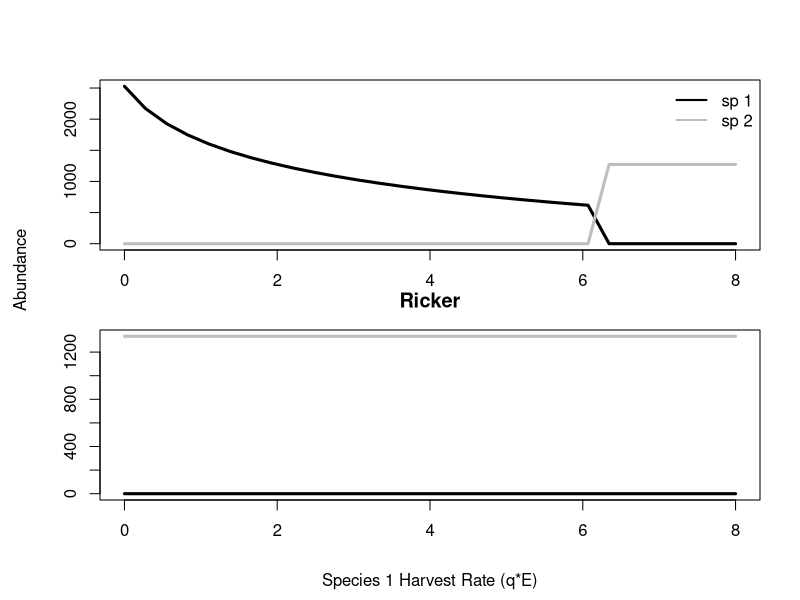
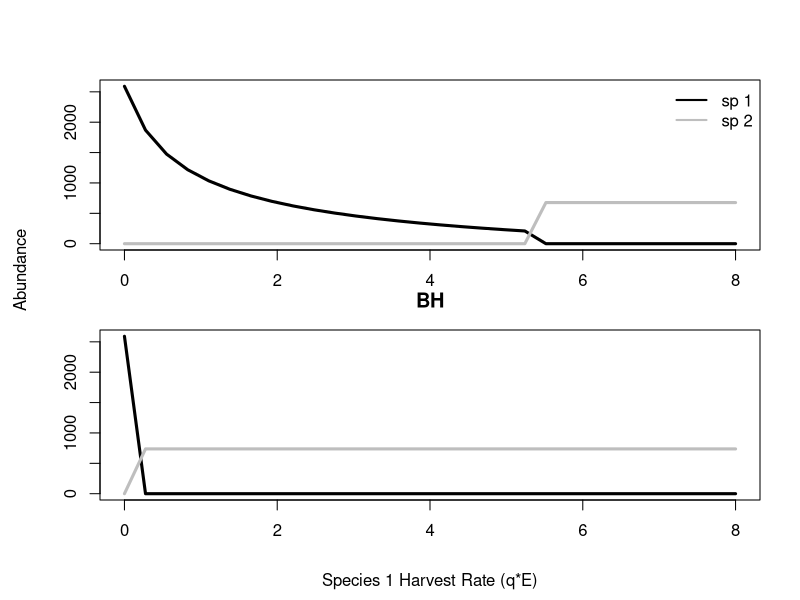

The R source for these figures, in order: (Note: this script raises an error after producing the figures.)
#comparing different recruitment models in the q2 function to see what the effects are, if any.
rm(list=ls())
library(deSolve)
rickerQ2<-function(t,y,params){
  A1<-y[1]
  A2<-y[2]
  J1<-y[3]
  J2<-y[4]
  with(as.list(params),{
    dA1dt=-qE1Fun(t)*A1-m1*A1+s1*J1
    dA2dt=-qE2Fun(t)*A2-m2*A2+s2*J2
    dJ1dt=-cJ1J2*J2*J1-((cJ1A2*v1*A2*J1)/(h1Fun(t)+v1+cJ1A2*A2))-((cJ1A1*v1*A1*J1)/(h1Fun(t)+v1+cJ1A1*A1))-s1*J1+(20*A1*exp(-0.001*A1))+st1Fun(t)
    dJ2dt=-cJ2J1*J1*J2-((cJ2A1*v2*A1*J2)/(h2Fun(t)+v2+cJ2A1*A1))-((cJ2A2*v2*A2*J2)/(h2Fun(t)+v2+cJ2A2*A2))-s2*J2+(20*A2*exp(-0.001*A2))+st2Fun(t)
    return(list(c(dA1dt,dA2dt,dJ1dt,dJ2dt)))
  })
}
BHQ2<-function(t,y,params){
  A1<-y[1]
  A2<-y[2]
  J1<-y[3]
  J2<-y[4]
  with(as.list(params),{
    dA1dt=-qE1Fun(t)*A1-m1*A1+s1*J1
    dA2dt=-qE2Fun(t)*A2-m2*A2+s2*J2
    dJ1dt=-cJ1J2*J2*J1-((cJ1A2*v1*A2*J1)/(h1Fun(t)+v1+cJ1A2*A2))-((cJ1A1*v1*A1*J1)/(h1Fun(t)+v1+cJ1A1*A1))-s1*J1+(5000*A1/(500+A1))+st1Fun(t)
    dJ2dt=-cJ2J1*J1*J2-((cJ2A1*v2*A1*J2)/(h2Fun(t)+v2+cJ2A1*A1))-((cJ2A2*v2*A2*J2)/(h2Fun(t)+v2+cJ2A2*A2))-s2*J2+(5000*A2/(500+A2))+st2Fun(t)
    return(list(c(dA1dt,dA2dt,dJ1dt,dJ2dt)))
  })
}


#### Q2 DRAFT FIG. 1 - RICKER ####
store=data.frame(qEs=seq(0,8,length.out=30),A1=0,A2=0,J1=0,J2=0)
y0=c(100,10,0,0)
tstep=1:300
for(i in 1:nrow(store)){
  qE1Fun=approxfun(x=tstep,y=c(rep(store$qEs[i],length(tstep))))
  qE2Fun=approxfun(x=tstep,y=rep(2,length(tstep)))
  h1Fun=approxfun(x=tstep,y=rep(8,length(tstep)))
  h2Fun=approxfun(x=tstep,y=rep(8,length(tstep)))
  st1Fun=approxfun(x=tstep,y=rep(0,length(tstep)))
  st2Fun=approxfun(x=tstep,y=rep(0,length(tstep)))
  
  p=c(s1=0.1,m1=0.5,cJ1A1=0.001,cJ1A2=0.5,cJ1J2=0.003,v1=1,
      s2=0.1,m2=0.5,cJ2A2=0.001,cJ2A1=0.3,cJ2J1=0.003,v2=1)
  sim=ode(y=y0,times=tstep,func=rickerQ2,parms=p)
  store$A1[i]=sim[nrow(sim)-1,2]
  store$A2[i]=sim[nrow(sim)-1,3]
  store$J1[i]=sim[nrow(sim)-1,4]
  store$J2[i]=sim[nrow(sim)-1,5]
}
store2=data.frame(qEs=seq(0,8,length.out=30),A1=0,A2=0,J1=0,J2=0)
y0=c(10,100,0,0)
for(i in 1:nrow(store2)){
  qE1Fun=approxfun(x=tstep,y=c(rep(store2$qEs[i],length(tstep))))
  qE2Fun=approxfun(x=tstep,y=rep(1.8,length(tstep)))
  h1Fun=approxfun(x=tstep,y=rep(8,length(tstep)))
  h2Fun=approxfun(x=tstep,y=rep(8,length(tstep)))
  st1Fun=approxfun(x=tstep,y=rep(0,length(tstep)))
  st2Fun=approxfun(x=tstep,y=rep(0,length(tstep)))
  
  p=c(s1=0.1,m1=0.5,cJ1A1=0.001,cJ1A2=0.5,cJ1J2=0.003,v1=1,
      s2=0.1,m2=0.5,cJ2A2=0.001,cJ2A1=0.3,cJ2J1=0.003,v2=1)
  sim=ode(y=y0,times=tstep,func=rickerQ2,parms=p)
  store2$A1[i]=sim[nrow(sim)-1,2]
  store2$A2[i]=sim[nrow(sim)-1,3]
  store2$J1[i]=sim[nrow(sim)-1,4]
  store2$J2[i]=sim[nrow(sim)-1,5]
}

par(mfcol=c(2,1), mar=c(1,1,3,1), oma=c(4,4,1,1))
plot(store$qEs,store$A1,lwd=3,type='l',ylim=c(0,max(store[,2:3],na.rm = T)),ylab = "",xlab = "")
lines(store$qEs,store$A2,lwd=3,col='grey')
legend("topright",legend = c("sp 1", "sp 2"), lty=1, lwd=2, col = c("black","grey"),bty="n")
plot(store2$qEs,store2$A1,lwd=3, type='l', ylim = c(0, max(store2[,2:3],na.rm = T)),ylab = "", xlab = "")
lines(store2$qEs,store2$A2,lwd=3,col='grey')
#legend("topright",legend = c("sp 1", "sp 2"), lty=1, lwd=2, col = c("black","grey"),bty="n")
mtext("Abundance", side = 2, outer = T, line = 2.5)
mtext("Species 1 Harvest Rate (q*E)", side = 1, outer = T, line = 2.5)
title(main = "Ricker")

#### Q2 DRAFT FIG. 1 - BH ####
store=data.frame(qEs=seq(0,8,length.out=30),A1=0,A2=0,J1=0,J2=0)
y0=c(100,10,0,0)
tstep=1:300
for(i in 1:nrow(store)){
  qE1Fun=approxfun(x=tstep,y=c(rep(store$qEs[i],length(tstep))))
  qE2Fun=approxfun(x=tstep,y=rep(2,length(tstep)))
  h1Fun=approxfun(x=tstep,y=rep(8,length(tstep)))
  h2Fun=approxfun(x=tstep,y=rep(8,length(tstep)))
  st1Fun=approxfun(x=tstep,y=rep(0,length(tstep)))
  st2Fun=approxfun(x=tstep,y=rep(0,length(tstep)))
  
  p=c(s1=0.1,m1=0.5,cJ1A1=0.001,cJ1A2=0.5,cJ1J2=0.003,v1=1,
      s2=0.1,m2=0.5,cJ2A2=0.001,cJ2A1=0.3,cJ2J1=0.003,v2=1)
  sim=ode(y=y0,times=tstep,func=BHQ2,parms=p)
  store$A1[i]=sim[nrow(sim)-1,2]
  store$A2[i]=sim[nrow(sim)-1,3]
  store$J1[i]=sim[nrow(sim)-1,4]
  store$J2[i]=sim[nrow(sim)-1,5]
}
store2=data.frame(qEs=seq(0,8,length.out=30),A1=0,A2=0,J1=0,J2=0)
y0=c(10,100,0,0)
for(i in 1:nrow(store2)){
  qE1Fun=approxfun(x=tstep,y=c(rep(store2$qEs[i],length(tstep))))
  qE2Fun=approxfun(x=tstep,y=rep(1.8,length(tstep)))
  h1Fun=approxfun(x=tstep,y=rep(8,length(tstep)))
  h2Fun=approxfun(x=tstep,y=rep(8,length(tstep)))
  st1Fun=approxfun(x=tstep,y=rep(0,length(tstep)))
  st2Fun=approxfun(x=tstep,y=rep(0,length(tstep)))
  
  p=c(s1=0.1,m1=0.5,cJ1A1=0.001,cJ1A2=0.5,cJ1J2=0.003,v1=1,
      s2=0.1,m2=0.5,cJ2A2=0.001,cJ2A1=0.3,cJ2J1=0.003,v2=1)
  sim=ode(y=y0,times=tstep,func=BHQ2,parms=p)
  store2$A1[i]=sim[nrow(sim)-1,2]
  store2$A2[i]=sim[nrow(sim)-1,3]
  store2$J1[i]=sim[nrow(sim)-1,4]
  store2$J2[i]=sim[nrow(sim)-1,5]
}

par(mfcol=c(2,1), mar=c(1,1,3,1), oma=c(4,4,1,1))
plot(store$qEs,store$A1,lwd=3,type='l',ylim=c(0,max(store[,2:3],na.rm = T)),ylab = "",xlab = "")
lines(store$qEs,store$A2,lwd=3,col='grey')
legend("topright",legend = c("sp 1", "sp 2"), lty=1, lwd=2, col = c("black","grey"),bty="n")
plot(store2$qEs,store2$A1,lwd=3, type='l', ylim = c(0, max(store2[,2:3],na.rm = T)),ylab = "", xlab = "")
lines(store2$qEs,store2$A2,lwd=3,col='grey')
#legend("topright",legend = c("sp 1", "sp 2"), lty=1, lwd=2, col = c("black","grey"),bty="n")
mtext("Abundance", side = 2, outer = T, line = 2.5)
mtext("Species 1 Harvest Rate (q*E)", side = 1, outer = T, line = 2.5)
title(main = "BH")

#### Q2 DRAFT FIG.2 - RICKER ####

tstep=1:300

h1Fun=approxfun(x=tstep,y=rep(8,length(tstep)))
h2Fun=approxfun(x=tstep,y=rep(8,length(tstep)))

##### MAINTAIN W/O sp2 harv ####
#matrix to hold output, starting with different harvest levels on each species

qEs=seq(0,8,length.out = 30)
sto=seq(0,2000, length.out = 30)
df=expand.grid(X=qEs,Y=sto)
df$A1=numeric(nrow(df))
df$A2=numeric(nrow(df))
df$J1=numeric(nrow(df))
df$J2=numeric(nrow(df))
minDiff=100

for(i in 1:nrow(df)){
  tstep=1:100
  qE1Fun=approxfun(x=tstep,y=rep(df$X[i], length(tstep)))
  qE2Fun=approxfun(x=tstep,y=rep(0, length(tstep)))
  st1Fun=approxfun(x=tstep,y=rep(df$Y[i],length(tstep)))
  st2Fun=approxfun(x=tstep,y=rep(0,length(tstep)))
  p=c(s1=0.1,m1=0.5,cJ1A1=0.002,cJ1A2=0.5,cJ1J2=0.003,v1=1,
      s2=0.1,m2=0.5,cJ2A2=0.002,cJ2A1=0.3,cJ2J1=0.003,v2=1)
  y0=c(1000,100,0,0)
  sim=ode(y=y0,times=tstep,func=rickerQ2,parms=p)
  df$A1[i]=sim[nrow(sim)-1,2]
  df$A2[i]=sim[nrow(sim)-1,3]
  df$J1[i]=sim[nrow(sim)-1,4]
  df$J2[i]=sim[nrow(sim)-1,5]
}

df$diff=df$A1-df$A2
df$outcome=ifelse(df$A1-df$A2 < minDiff,"darkgreen", "darkred")
vz=ggplot(data = df)+theme_classic()
a=vz+geom_tile(aes(x=df$X, y=df$Y, fill=df$diff))+
  scale_fill_gradient2(low="darkred", high="darkgreen", mid="white", midpoint=1, name="Sp1 Dominance", breaks=c(min(df$diff), 1, max(df$dif)), labels=c("sp2", "even", "sp1"))+
  labs(x="Harvest Rate", y="Stocked fish", title = "")+
  geom_contour(aes(x=df$X, y=df$Y, z=df$diff), breaks = c(minDiff))

#### FLIP W/O sp2 harv ####

qEs=seq(0,8,length.out = 30)
sto=seq(0,2000, length.out = 30)
df2=expand.grid(X=qEs,Y=sto)
df2$A1=numeric(nrow(df2))
df2$A2=numeric(nrow(df2))
df2$J1=numeric(nrow(df2))
df2$J2=numeric(nrow(df2))


for(i in 1:nrow(df)){
  tstep=1:100
  qE1Fun=approxfun(x=tstep,y=rep(df2$X[i], length(tstep)))
  qE2Fun=approxfun(x=tstep,y=rep(0, length(tstep)))
  st1Fun=approxfun(x=tstep,y=rep(df2$Y[i],length(tstep)))
  st2Fun=approxfun(x=tstep,y=rep(0,length(tstep)))
  p=c(s1=0.1,m1=0.5,cJ1A1=0.002,cJ1A2=0.5,cJ1J2=0.003,v1=1,
      s2=0.1,m2=0.5,cJ2A2=0.002,cJ2A1=0.3,cJ2J1=0.003,v2=1)
  y0=c(100,1000,0,0)
  sim=ode(y=y0,times=tstep,func=rickerQ2,parms=p)
  df2$A1[i]=sim[nrow(sim)-1,2]
  df2$A2[i]=sim[nrow(sim)-1,3]
  df2$J1[i]=sim[nrow(sim)-1,4]
  df2$J2[i]=sim[nrow(sim)-1,5]
}

df2$diff=df2$A1-df2$A2
df2$outcome=ifelse(df2$A1-df2$A2 < minDiff,"darkgreen", "darkred")
vz=ggplot(data = df2)+theme_classic()
b=vz+geom_tile(aes(x=df2$X, y=df2$Y, fill=df2$diff))+
  scale_fill_gradient2(low="darkred", high="darkgreen", mid="white", midpoint=1, name="Sp1 Dominance", breaks=c(min(df2$diff), 1, max(df2$dif)), labels=c("sp2", "even", "sp1"))+
  labs(x="Harvest Rate", y="Stocked fish", title = "")+
  geom_contour(aes(x=df2$X, y=df2$Y, z=df2$diff), breaks = c(minDiff))

##### MAINTAIN W/ sp2 harv ####
#matrix to hold output, starting with different harvest levels on each species

qEs=seq(0,8,length.out = 30)
sto=seq(0,2000, length.out = 30)
dfwo=expand.grid(X=qEs,Y=sto)
dfwo$A1=numeric(nrow(dfwo))
dfwo$A2=numeric(nrow(dfwo))
dfwo$J1=numeric(nrow(dfwo))
dfwo$J2=numeric(nrow(dfwo))

for(i in 1:nrow(dfwo)){
  tstep=1:100
  qE1Fun=approxfun(x=tstep,y=rep(dfwo$X[i], length(tstep)))
  qE2Fun=approxfun(x=tstep,y=rep(2, length(tstep)))
  st1Fun=approxfun(x=tstep,y=rep(dfwo$Y[i],length(tstep)))
  st2Fun=approxfun(x=tstep,y=rep(0,length(tstep)))
  p=c(s1=0.1,m1=0.5,cJ1A1=0.002,cJ1A2=0.5,cJ1J2=0.003,v1=1,
      s2=0.1,m2=0.5,cJ2A2=0.002,cJ2A1=0.3,cJ2J1=0.003,v2=1)
  y0=c(1000,100,0,0)
  sim=ode(y=y0,times=tstep,func=rickerQ2,parms=p)
  dfwo$A1[i]=sim[nrow(sim)-1,2]
  dfwo$A2[i]=sim[nrow(sim)-1,3]
  dfwo$J1[i]=sim[nrow(sim)-1,4]
  dfwo$J2[i]=sim[nrow(sim)-1,5]
}

dfwo$diff=dfwo$A1-dfwo$A2
dfwo$outcome=ifelse(dfwo$A1-dfwo$A2 < minDiff,"darkgreen", "darkred")
vz=ggplot(data = dfwo)+theme_classic()
c=vz+geom_tile(aes(x=dfwo$X, y=dfwo$Y, fill=dfwo$diff))+
  scale_fill_gradient2(low="darkred", high="darkgreen", mid="white", midpoint=1, name="Sp1 Dominance", breaks=c(min(dfwo$diff), 1, max(dfwo$dif)), labels=c("sp2", "even", "sp1"))+
  labs(x="Harvest Rate", y="Stocked fish", title = "")+
  geom_contour(aes(x=dfwo$X, y=dfwo$Y, z=dfwo$diff), breaks = c(minDiff))

#### FLIP W/ sp2 harv ####

qEs=seq(0,8,length.out = 30)
sto=seq(0,2000, length.out = 30)
dfwo2=expand.grid(X=qEs,Y=sto)
dfwo2$A1=numeric(nrow(dfwo2))
dfwo2$A2=numeric(nrow(dfwo2))
dfwo2$J1=numeric(nrow(dfwo2))
dfwo2$J2=numeric(nrow(dfwo2))

for(i in 1:nrow(dfwo2)){
  tstep=1:100
  qE1Fun=approxfun(x=tstep,y=rep(dfwo2$X[i], length(tstep)))
  qE2Fun=approxfun(x=tstep,y=rep(2, length(tstep)))
  st1Fun=approxfun(x=tstep,y=rep(dfwo2$Y[i],length(tstep)))
  st2Fun=approxfun(x=tstep,y=rep(0,length(tstep)))
  p=c(s1=0.1,m1=0.5,cJ1A1=0.002,cJ1A2=0.5,cJ1J2=0.003,v1=1,
      s2=0.1,m2=0.5,cJ2A2=0.002,cJ2A1=0.3,cJ2J1=0.003,v2=1)
  y0=c(100,1000,0,0)
  sim=ode(y=y0,times=tstep,func=rickerQ2,parms=p)
  dfwo2$A1[i]=sim[nrow(sim)-1,2]
  dfwo2$A2[i]=sim[nrow(sim)-1,3]
  dfwo2$J1[i]=sim[nrow(sim)-1,4]
  dfwo2$J2[i]=sim[nrow(sim)-1,5]
}

dfwo2$diff=dfwo2$A1-dfwo2$A2
dfwo2$outcome=ifelse(dfwo2$A1-dfwo2$A2 < minDiff,"darkgreen", "darkred")
vz=ggplot(data = dfwo2)+theme_classic()
d=vz+geom_tile(aes(x=dfwo2$X, y=dfwo2$Y, fill=dfwo2$diff))+
  scale_fill_gradient2(low="darkred", high="darkgreen", mid="white", midpoint=1, name="Sp1 Dominance", breaks=c(min(dfwo2$diff), 1, max(dfwo2$dif)), labels=c("sp2", "even", "sp1"))+
  labs(x="Harvest Rate", y="Stocked fish", title = "")+
  geom_contour(aes(x=dfwo2$X, y=dfwo2$Y, z=dfwo2$diff), breaks = c(minDiff))

#comparing with and without hysteresis plots together using cowplot package
#dev.new()
ggarrange(a,b,c,d,labels = c("A","B","C","D"), nrow = 2,ncol = 2, common.legend = T, legend = 'bottom')

#### Q2 DRAFT FIG.2 - BH ####

tstep=1:300

h1Fun=approxfun(x=tstep,y=rep(8,length(tstep)))
h2Fun=approxfun(x=tstep,y=rep(8,length(tstep)))

##### MAINTAIN W/O sp2 harv ####
#matrix to hold output, starting with different harvest levels on each species

qEs=seq(0,8,length.out = 30)
sto=seq(0,2000, length.out = 30)
df=expand.grid(X=qEs,Y=sto)
df$A1=numeric(nrow(df))
df$A2=numeric(nrow(df))
df$J1=numeric(nrow(df))
df$J2=numeric(nrow(df))
minDiff=100

for(i in 1:nrow(df)){
  tstep=1:100
  qE1Fun=approxfun(x=tstep,y=rep(df$X[i], length(tstep)))
  qE2Fun=approxfun(x=tstep,y=rep(0, length(tstep)))
  st1Fun=approxfun(x=tstep,y=rep(df$Y[i],length(tstep)))
  st2Fun=approxfun(x=tstep,y=rep(0,length(tstep)))
  p=c(s1=0.1,m1=0.5,cJ1A1=0.002,cJ1A2=0.5,cJ1J2=0.003,v1=1,
      s2=0.1,m2=0.5,cJ2A2=0.002,cJ2A1=0.3,cJ2J1=0.003,v2=1)
  y0=c(1000,100,0,0)
  sim=ode(y=y0,times=tstep,func=BHQ2,parms=p)
  df$A1[i]=sim[nrow(sim)-1,2]
  df$A2[i]=sim[nrow(sim)-1,3]
  df$J1[i]=sim[nrow(sim)-1,4]
  df$J2[i]=sim[nrow(sim)-1,5]
}

df$diff=df$A1-df$A2
df$outcome=ifelse(df$A1-df$A2 < minDiff,"darkgreen", "darkred")
vz=ggplot(data = df)+theme_classic()
a=vz+geom_tile(aes(x=df$X, y=df$Y, fill=df$diff))+
  scale_fill_gradient2(low="darkred", high="darkgreen", mid="white", midpoint=1, name="Sp1 Dominance", breaks=c(min(df$diff), 1, max(df$dif)), labels=c("sp2", "even", "sp1"))+
  labs(x="Harvest Rate", y="Stocked fish", title = "")+
  geom_contour(aes(x=df$X, y=df$Y, z=df$diff), breaks = c(minDiff))

#### FLIP W/O sp2 harv ####

qEs=seq(0,8,length.out = 30)
sto=seq(0,2000, length.out = 30)
df2=expand.grid(X=qEs,Y=sto)
df2$A1=numeric(nrow(df2))
df2$A2=numeric(nrow(df2))
df2$J1=numeric(nrow(df2))
df2$J2=numeric(nrow(df2))


for(i in 1:nrow(df)){
  tstep=1:100
  qE1Fun=approxfun(x=tstep,y=rep(df2$X[i], length(tstep)))
  qE2Fun=approxfun(x=tstep,y=rep(0, length(tstep)))
  st1Fun=approxfun(x=tstep,y=rep(df2$Y[i],length(tstep)))
  st2Fun=approxfun(x=tstep,y=rep(0,length(tstep)))
  p=c(s1=0.1,m1=0.5,cJ1A1=0.002,cJ1A2=0.5,cJ1J2=0.003,v1=1,
      s2=0.1,m2=0.5,cJ2A2=0.002,cJ2A1=0.3,cJ2J1=0.003,v2=1)
  y0=c(100,1000,0,0)
  sim=ode(y=y0,times=tstep,func=BHQ2,parms=p)
  df2$A1[i]=sim[nrow(sim)-1,2]
  df2$A2[i]=sim[nrow(sim)-1,3]
  df2$J1[i]=sim[nrow(sim)-1,4]
  df2$J2[i]=sim[nrow(sim)-1,5]
}

df2$diff=df2$A1-df2$A2
df2$outcome=ifelse(df2$A1-df2$A2 < minDiff,"darkgreen", "darkred")
vz=ggplot(data = df2)+theme_classic()
b=vz+geom_tile(aes(x=df2$X, y=df2$Y, fill=df2$diff))+
  scale_fill_gradient2(low="darkred", high="darkgreen", mid="white", midpoint=1, name="Sp1 Dominance", breaks=c(min(df2$diff), 1, max(df2$dif)), labels=c("sp2", "even", "sp1"))+
  labs(x="Harvest Rate", y="Stocked fish", title = "")+
  geom_contour(aes(x=df2$X, y=df2$Y, z=df2$diff), breaks = c(minDiff))

##### MAINTAIN W/ sp2 harv ####
#matrix to hold output, starting with different harvest levels on each species

qEs=seq(0,8,length.out = 30)
sto=seq(0,2000, length.out = 30)
dfwo=expand.grid(X=qEs,Y=sto)
dfwo$A1=numeric(nrow(dfwo))
dfwo$A2=numeric(nrow(dfwo))
dfwo$J1=numeric(nrow(dfwo))
dfwo$J2=numeric(nrow(dfwo))

for(i in 1:nrow(dfwo)){
  tstep=1:100
  qE1Fun=approxfun(x=tstep,y=rep(dfwo$X[i], length(tstep)))
  qE2Fun=approxfun(x=tstep,y=rep(2, length(tstep)))
  st1Fun=approxfun(x=tstep,y=rep(dfwo$Y[i],length(tstep)))
  st2Fun=approxfun(x=tstep,y=rep(0,length(tstep)))
  p=c(s1=0.1,m1=0.5,cJ1A1=0.002,cJ1A2=0.5,cJ1J2=0.003,v1=1,
      s2=0.1,m2=0.5,cJ2A2=0.002,cJ2A1=0.3,cJ2J1=0.003,v2=1)
  y0=c(1000,100,0,0)
  sim=ode(y=y0,times=tstep,func=BHQ2,parms=p)
  dfwo$A1[i]=sim[nrow(sim)-1,2]
  dfwo$A2[i]=sim[nrow(sim)-1,3]
  dfwo$J1[i]=sim[nrow(sim)-1,4]
  dfwo$J2[i]=sim[nrow(sim)-1,5]
}

dfwo$diff=dfwo$A1-dfwo$A2
dfwo$outcome=ifelse(dfwo$A1-dfwo$A2 < minDiff,"darkgreen", "darkred")
vz=ggplot(data = dfwo)+theme_classic()
c=vz+geom_tile(aes(x=dfwo$X, y=dfwo$Y, fill=dfwo$diff))+
  scale_fill_gradient2(low="darkred", high="darkgreen", mid="white", midpoint=1, name="Sp1 Dominance", breaks=c(min(dfwo$diff), 1, max(dfwo$dif)), labels=c("sp2", "even", "sp1"))+
  labs(x="Harvest Rate", y="Stocked fish", title = "")+
  geom_contour(aes(x=dfwo$X, y=dfwo$Y, z=dfwo$diff), breaks = c(minDiff))

#### FLIP W/ sp2 harv ####

qEs=seq(0,8,length.out = 30)
sto=seq(0,2000, length.out = 30)
dfwo2=expand.grid(X=qEs,Y=sto)
dfwo2$A1=numeric(nrow(dfwo2))
dfwo2$A2=numeric(nrow(dfwo2))
dfwo2$J1=numeric(nrow(dfwo2))
dfwo2$J2=numeric(nrow(dfwo2))

for(i in 1:nrow(dfwo2)){
  tstep=1:100
  qE1Fun=approxfun(x=tstep,y=rep(dfwo2$X[i], length(tstep)))
  qE2Fun=approxfun(x=tstep,y=rep(2, length(tstep)))
  st1Fun=approxfun(x=tstep,y=rep(dfwo2$Y[i],length(tstep)))
  st2Fun=approxfun(x=tstep,y=rep(0,length(tstep)))
  p=c(s1=0.1,m1=0.5,cJ1A1=0.002,cJ1A2=0.5,cJ1J2=0.003,v1=1,
      s2=0.1,m2=0.5,cJ2A2=0.002,cJ2A1=0.3,cJ2J1=0.003,v2=1)
  y0=c(100,1000,0,0)
  sim=ode(y=y0,times=tstep,func=BHQ2,parms=p)
  dfwo2$A1[i]=sim[nrow(sim)-1,2]
  dfwo2$A2[i]=sim[nrow(sim)-1,3]
  dfwo2$J1[i]=sim[nrow(sim)-1,4]
  dfwo2$J2[i]=sim[nrow(sim)-1,5]
}

dfwo2$diff=dfwo2$A1-dfwo2$A2
dfwo2$outcome=ifelse(dfwo2$A1-dfwo2$A2 < minDiff,"darkgreen", "darkred")
vz=ggplot(data = dfwo2)+theme_classic()
d=vz+geom_tile(aes(x=dfwo2$X, y=dfwo2$Y, fill=dfwo2$diff))+
  scale_fill_gradient2(low="darkred", high="darkgreen", mid="white", midpoint=1, name="Sp1 Dominance", breaks=c(min(dfwo2$diff), 1, max(dfwo2$dif)), labels=c("sp2", "even", "sp1"))+
  labs(x="Harvest Rate", y="Stocked fish", title = "")+
  geom_contour(aes(x=dfwo2$X, y=dfwo2$Y, z=dfwo2$diff), breaks = c(minDiff))

#comparing with and without hysteresis plots together using cowplot package
#dev.new()
ggarrange(a,b,c,d,labels = c("A","B","C","D"), nrow = 2,ncol = 2, common.legend = T, legend = 'bottom')

#### Q2 DRAFT FIG. 3 - RICKER ####
#plot to look at the cost/benefits of stocking or predator reduction for managing a focal species. 

qEs=seq(0,8,length.out = 30)
sto=seq(0,2000, length.out = 30)
dfT=expand.grid(X=qEs,Y=sto)
dfT$A1=numeric(nrow(dfT))
dfT$A2=numeric(nrow(dfT))
dfT$J1=numeric(nrow(dfT))
dfT$J2=numeric(nrow(dfT))

for(i in 1:nrow(dfT)){
  tstep=1:100
  qE1Fun=approxfun(x=tstep,y=rep(4, length(tstep)))
  qE2Fun=approxfun(x=tstep,y=rep(dfT$X[i], length(tstep)))
  st1Fun=approxfun(x=tstep,y=rep(dfT$Y[i],length(tstep)))
  st2Fun=approxfun(x=tstep,y=rep(0,length(tstep)))
  p=c(s1=0.1,m1=0.5,cJ1A1=0.002,cJ1A2=0.5,cJ1J2=0.003,v1=1,
      s2=0.1,m2=0.5,cJ2A2=0.002,cJ2A1=0.3,cJ2J1=0.003,v2=1)
  y0=c(100,1000,0,0)
  sim=ode(y=y0,times=tstep,func=rickerQ2,parms=p)
  dfT$A1[i]=sim[nrow(sim)-1,2]
  dfT$A2[i]=sim[nrow(sim)-1,3]
  dfT$J1[i]=sim[nrow(sim)-1,4]
  dfT$J2[i]=sim[nrow(sim)-1,5]
}

dfT$diff=dfT$A1-dfT$A2
dfT$qNorm=(dfT$X-min(dfT$X))/(max(dfT$X)-min(dfT$X))
dfT$sNorm=(dfT$Y-min(dfT$Y))/(max(dfT$Y)-min(dfT$Y))
#dfT$outcome=ifelse(dfT$A1-dfT$A2 < minDiff,"darkgreen", "darkred")
vz=ggplot(data = dfT)+theme_classic()
vz+geom_tile(aes(x=dfT$qNorm, y=dfT$sNorm, fill=dfT$diff))+
  scale_fill_gradient2(low="darkred", high="darkgreen", mid="white", midpoint=1, name="Sp1 \nDominance", breaks=c(min(dfT$diff), 1, max(dfT$diff)), labels=c("sp2", "even", "sp1"))+
  labs(x="Sp2 harvest Rate", y="Sp1 stocked fish")+
  ggtitle("Ricker")
#geom_contour(aes(x=dfT$X, y=dfT$Y, z=dfT$diff))+
#geom_label_contour(aes(x=dfT$X, y=dfT$Y, z=dfT$diff))

#### Q2 DRAFT FIG. 3 - BH ####
#plot to look at the cost/benefits of stocking or predator reduction for managing a focal species. 

qEs=seq(0,8,length.out = 30)
sto=seq(0,2000, length.out = 30)
dfT=expand.grid(X=qEs,Y=sto)
dfT$A1=numeric(nrow(dfT))
dfT$A2=numeric(nrow(dfT))
dfT$J1=numeric(nrow(dfT))
dfT$J2=numeric(nrow(dfT))

for(i in 1:nrow(dfT)){
  tstep=1:100
  qE1Fun=approxfun(x=tstep,y=rep(4, length(tstep)))
  qE2Fun=approxfun(x=tstep,y=rep(dfT$X[i], length(tstep)))
  st1Fun=approxfun(x=tstep,y=rep(dfT$Y[i],length(tstep)))
  st2Fun=approxfun(x=tstep,y=rep(0,length(tstep)))
  p=c(s1=0.1,m1=0.5,cJ1A1=0.002,cJ1A2=0.5,cJ1J2=0.003,v1=1,
      s2=0.1,m2=0.5,cJ2A2=0.002,cJ2A1=0.3,cJ2J1=0.003,v2=1)
  y0=c(100,1000,0,0)
  sim=ode(y=y0,times=tstep,func=BHQ2,parms=p)
  dfT$A1[i]=sim[nrow(sim)-1,2]
  dfT$A2[i]=sim[nrow(sim)-1,3]
  dfT$J1[i]=sim[nrow(sim)-1,4]
  dfT$J2[i]=sim[nrow(sim)-1,5]
}

dfT$diff=dfT$A1-dfT$A2
dfT$qNorm=(dfT$X-min(dfT$X))/(max(dfT$X)-min(dfT$X))
dfT$sNorm=(dfT$Y-min(dfT$Y))/(max(dfT$Y)-min(dfT$Y))
#dfT$outcome=ifelse(dfT$A1-dfT$A2 < minDiff,"darkgreen", "darkred")
vz=ggplot(data = dfT)+theme_classic()
vz+geom_tile(aes(x=dfT$qNorm, y=dfT$sNorm, fill=dfT$diff))+
  scale_fill_gradient2(low="darkred", high="darkgreen", mid="white", midpoint=1, name="Sp1 \nDominance", breaks=c(min(dfT$diff), 1, max(dfT$diff)), labels=c("sp2", "even", "sp1"))+
  labs(x="Sp2 harvest Rate", y="Sp1 stocked fish")+
  ggtitle("B-H")
#geom_contour(aes(x=dfT$X, y=dfT$Y, z=dfT$diff))+
#geom_label_contour(aes(x=dfT$X, y=dfT$Y, z=dfT$diff))

#### Q2 DRAFT FIG. 4 - RICKER ####
#figure on delaying a transition

#running to sp1 dominating before habitat decline
tstep=1:200
h1Fun=approxfun(x=tstep,y=c(rep(10,200)))
h2Fun=approxfun(x=tstep,y=c(rep(10,200)))
qE1Fun=approxfun(x=tstep,y=c(rep(0,length(tstep))))
qE2Fun=approxfun(x=tstep,y=c(rep(0,length(tstep))))
st1Fun=approxfun(x=tstep,y=c(rep(0,length(tstep))))
st2Fun=approxfun(x=tstep,y=rep(0,length(tstep)))
p=c(s1=0.1,m1=0.5,cJ1A1=0.002,cJ1A2=0.5,cJ1J2=0.003,v1=1,
    s2=0.1,m2=0.5,cJ2A2=0.002,cJ2A1=0.3,cJ2J1=0.003,v2=1)
y0=c(500,100,0,0)
simPre=ode(y=y0,times=tstep,func=rickerQ2,parms=p)

#habitat decline and stocking
tstep=1:500
h1Fun=approxfun(x=tstep,y=c(rep(10,100),seq(10,0, length.out = 100), rep(0,300)))
h2Fun=approxfun(x=tstep,y=c(rep(10,100),seq(10,10, length.out = 100),rep(10,300)))
qE1Fun=approxfun(x=tstep,y=c(rep(0,100), seq(0,4,length.out = 200), rep(4,200)))
qE2Fun=approxfun(x=tstep,y=c(rep(0,500)))
st1Fun=approxfun(x=tstep,y=c(rep(0,500)))
st2Fun=approxfun(x=tstep,y=c(rep(4,500)))#this is to simulate increase in fecundity, could change the model to make f time dependent, or have some amount of harvest that declines to 0
p=c(s1=0.1,m1=0.5,cJ1A1=0.002,cJ1A2=0.5,cJ1J2=0.003,v1=1,
    s2=0.1,m2=0.5,cJ2A2=0.002,cJ2A1=0.3,cJ2J1=0.003,v2=1)
y0=simPre[199,2:5]
sim=ode(y=y0,times=tstep,func=rickerQ2,parms=p)

#stocking delays the transition to sp2
tstep=1:500
h1Fun=approxfun(x=tstep,y=c(rep(10,100),seq(10,0, length.out = 100), rep(0,300)))
h2Fun=approxfun(x=tstep,y=c(rep(10,100),seq(10,10, length.out = 100),rep(10,300)))
qE1Fun=approxfun(x=tstep,y=c(rep(0,100), seq(0,4,length.out = 200), rep(4,200)))
qE2Fun=approxfun(x=tstep,y=c(rep(0,500)))
st1Fun=approxfun(x=tstep,y=c(rep(0,100),rep(80,400)))
st2Fun=approxfun(x=tstep,y=c(rep(4,500))) #this is to simulate increase in fecundity, could change the model to make f time dependent, or have some amount of harvest that declines to 0

simS=ode(y=y0,times=tstep,func=rickerQ2,parms=p)

#harvesting delays the transition to sp2
tstep=1:500
h1Fun=approxfun(x=tstep,y=c(rep(10,100),seq(10,0,length.out = 100), rep(0,300)))
h2Fun=approxfun(x=tstep,y=c(rep(10,100),seq(10,10,length.out = 100),rep(10,300)))
qE1Fun=approxfun(x=tstep,y=c(rep(0,100), seq(0,4,length.out = 200), rep(4,200)))
qE2Fun=approxfun(x=tstep,y=c(rep(0,100), seq(0,.5,length.out = 200), rep(.5,200)))
st1Fun=approxfun(x=tstep,y=c(rep(0,500)))
st2Fun=approxfun(x=tstep,y=c(rep(5,500))) #this is to simulate increase in fecundity, could change the model to make f time dependent, or have some amount of harvest that declines to 0

simH=ode(y=y0,times=tstep,func=rickerQ2,parms=p)

#harvesting and stocking delays the transition to sp2
tstep=1:500
h1Fun=approxfun(x=tstep,y=c(rep(10,100),seq(10,0,length.out = 100), rep(0,300)))
h2Fun=approxfun(x=tstep,y=c(rep(10,100),seq(10,10,length.out = 100),rep(10,300)))
qE1Fun=approxfun(x=tstep,y=c(rep(0,100), seq(0,4,length.out = 200), rep(4,200)))
qE2Fun=approxfun(x=tstep,y=c(rep(0,100), seq(0,.5,length.out = 200), rep(.5,200)))
st1Fun=approxfun(x=tstep,y=c(rep(0,100),rep(80,400)))
st2Fun=approxfun(x=tstep,y=c(rep(5,500))) #this is to simulate increase in fecundity, could change the model to make f time dependent, or have some amount of harvest that declines to 0

simB=ode(y=y0,times=tstep,func=rickerQ2,parms=p)

#plotting
par(mfcol=c(2,2), mar=c(1,1,1,1), oma=c(4,4,1,1))
plot(sim[,1],sim[,2],type='l',ylim=c(0,max(sim[,2:3],na.rm = T)),col='grey',lwd=2,xlab = "",ylab = "")
lines(sim[,1],sim[,3],col='black',lwd=2)
text(x=375,y=1200,labels = "No action taken")
text(x=max(sim[,1],na.rm = T), y=max(sim[,2:3],na.rm = T),labels='A',font = 2)
legend("topleft", legend = c("sp1","sp2"), col = c('grey','black'),lty = c(1,1),lwd=2,bty = "n")
plot(simS[,1],simS[,2],type='l',ylim=c(0,max(sim[,2:3],na.rm = T)),col='grey',lwd=2,xlab = "",ylab = "")
lines(simS[,1],simS[,3],col='black',lwd=2)
text(x=375, y=1200, labels = "Stocking sp1")
text(x=min(simS[,1],na.rm=T), y=max(simS[,2:3],na.rm = T),labels='B',font = 2)
plot(simH[,1],simH[,2],type='l',ylim=c(0,max(sim[,2:3],na.rm = T)),col='grey',lwd=2,xlab = "",ylab = "")
lines(simH[,1],simH[,3],col='black',lwd=2)
text(x=375, y=1200, labels = "Harvesting sp2")
text(x=min(simH[,1],na.rm = T), y=max(simH[,2:3],na.rm = T),labels='C',font = 2)
plot(simB[,1],simB[,2],type='l',ylim=c(0,max(sim[,2:3],na.rm = T)),col='grey',lwd=2,xlab = "",ylab = "")
lines(simB[,1],simB[,3],col='black',lwd=2)
text(x=375, y=1200, labels = "Harvesting sp2 \n Stock sp1")
text(x=min(simB[,1],na.rm = T), y=max(simB[,2:3],na.rm = T),labels="D",font = 2)
mtext("Year", side = 1, outer = T, line = 2.5)
mtext("Population Size", side = 2, outer = T, line = 2.5)

#### Q2 DRAFT FIG. 4 - BH ####
#figure on delaying a transition

#running to sp1 dominating before habitat decline
tstep=1:200
h1Fun=approxfun(x=tstep,y=c(rep(10,200)))
h2Fun=approxfun(x=tstep,y=c(rep(10,200)))
qE1Fun=approxfun(x=tstep,y=c(rep(0,length(tstep))))
qE2Fun=approxfun(x=tstep,y=c(rep(0,length(tstep))))
st1Fun=approxfun(x=tstep,y=c(rep(0,length(tstep))))
st2Fun=approxfun(x=tstep,y=rep(0,length(tstep)))
p=c(s1=0.1,m1=0.5,cJ1A1=0.002,cJ1A2=0.5,cJ1J2=0.003,v1=1,
    s2=0.1,m2=0.5,cJ2A2=0.002,cJ2A1=0.3,cJ2J1=0.003,v2=1)
y0=c(500,100,0,0)
simPre=ode(y=y0,times=tstep,func=BHQ2,parms=p)

#habitat decline and stocking
tstep=1:500
h1Fun=approxfun(x=tstep,y=c(rep(10,100),seq(10,0, length.out = 100), rep(0,300)))
h2Fun=approxfun(x=tstep,y=c(rep(10,100),seq(10,10, length.out = 100),rep(10,300)))
qE1Fun=approxfun(x=tstep,y=c(rep(0,100), seq(0,4,length.out = 200), rep(4,200)))
qE2Fun=approxfun(x=tstep,y=c(rep(0,500)))
st1Fun=approxfun(x=tstep,y=c(rep(0,500)))
st2Fun=approxfun(x=tstep,y=c(rep(4,500)))#this is to simulate increase in fecundity, could change the model to make f time dependent, or have some amount of harvest that declines to 0
p=c(s1=0.1,m1=0.5,cJ1A1=0.002,cJ1A2=0.5,cJ1J2=0.003,v1=1,
    s2=0.1,m2=0.5,cJ2A2=0.002,cJ2A1=0.3,cJ2J1=0.003,v2=1)
y0=simPre[199,2:5]
sim=ode(y=y0,times=tstep,func=BHQ2,parms=p)

#stocking delays the transition to sp2
tstep=1:500
h1Fun=approxfun(x=tstep,y=c(rep(10,100),seq(10,0, length.out = 100), rep(0,300)))
h2Fun=approxfun(x=tstep,y=c(rep(10,100),seq(10,10, length.out = 100),rep(10,300)))
qE1Fun=approxfun(x=tstep,y=c(rep(0,100), seq(0,4,length.out = 200), rep(4,200)))
qE2Fun=approxfun(x=tstep,y=c(rep(0,500)))
st1Fun=approxfun(x=tstep,y=c(rep(0,100),rep(80,400)))
st2Fun=approxfun(x=tstep,y=c(rep(4,500))) #this is to simulate increase in fecundity, could change the model to make f time dependent, or have some amount of harvest that declines to 0

simS=ode(y=y0,times=tstep,func=BHQ2,parms=p)

#harvesting delays the transition to sp2
tstep=1:500
h1Fun=approxfun(x=tstep,y=c(rep(10,100),seq(10,0,length.out = 100), rep(0,300)))
h2Fun=approxfun(x=tstep,y=c(rep(10,100),seq(10,10,length.out = 100),rep(10,300)))
qE1Fun=approxfun(x=tstep,y=c(rep(0,100), seq(0,4,length.out = 200), rep(4,200)))
qE2Fun=approxfun(x=tstep,y=c(rep(0,100), seq(0,.5,length.out = 200), rep(.5,200)))
st1Fun=approxfun(x=tstep,y=c(rep(0,500)))
st2Fun=approxfun(x=tstep,y=c(rep(5,500))) #this is to simulate increase in fecundity, could change the model to make f time dependent, or have some amount of harvest that declines to 0

simH=ode(y=y0,times=tstep,func=BHQ2,parms=p)

#harvesting and stocking delays the transition to sp2
tstep=1:500
h1Fun=approxfun(x=tstep,y=c(rep(10,100),seq(10,0,length.out = 100), rep(0,300)))
h2Fun=approxfun(x=tstep,y=c(rep(10,100),seq(10,10,length.out = 100),rep(10,300)))
qE1Fun=approxfun(x=tstep,y=c(rep(0,100), seq(0,4,length.out = 200), rep(4,200)))
qE2Fun=approxfun(x=tstep,y=c(rep(0,100), seq(0,.5,length.out = 200), rep(.5,200)))
st1Fun=approxfun(x=tstep,y=c(rep(0,100),rep(80,400)))
st2Fun=approxfun(x=tstep,y=c(rep(5,500))) #this is to simulate increase in fecundity, could change the model to make f time dependent, or have some amount of harvest that declines to 0

simB=ode(y=y0,times=tstep,func=BHQ2,parms=p)

#plotting
par(mfcol=c(2,2), mar=c(1,1,1,1), oma=c(4,4,1,1))
plot(sim[,1],sim[,2],type='l',ylim=c(0,max(sim[,2:3],na.rm = T)),col='grey',lwd=2,xlab = "",ylab = "")
lines(sim[,1],sim[,3],col='black',lwd=2)
text(x=375,y=1200,labels = "No action taken")
text(x=max(sim[,1],na.rm = T), y=max(sim[,2:3],na.rm = T),labels='A',font = 2)
legend("topleft", legend = c("sp1","sp2"), col = c('grey','black'),lty = c(1,1),lwd=2,bty = "n")
plot(simS[,1],simS[,2],type='l',ylim=c(0,max(sim[,2:3],na.rm = T)),col='grey',lwd=2,xlab = "",ylab = "")
lines(simS[,1],simS[,3],col='black',lwd=2)
text(x=375, y=1200, labels = "Stocking sp1")
text(x=min(simS[,1],na.rm=T), y=max(simS[,2:3],na.rm = T),labels='B',font = 2)
plot(simH[,1],simH[,2],type='l',ylim=c(0,max(sim[,2:3],na.rm = T)),col='grey',lwd=2,xlab = "",ylab = "")
lines(simH[,1],simH[,3],col='black',lwd=2)
text(x=375, y=1200, labels = "Harvesting sp2")
text(x=min(simH[,1],na.rm = T), y=max(simH[,2:3],na.rm = T),labels='C',font = 2)
plot(simB[,1],simB[,2],type='l',ylim=c(0,max(sim[,2:3],na.rm = T)),col='grey',lwd=2,xlab = "",ylab = "")
lines(simB[,1],simB[,3],col='black',lwd=2)
text(x=375, y=1200, labels = "Harvesting sp2 \n Stock sp1")
text(x=min(simB[,1],na.rm = T), y=max(simB[,2:3],na.rm = T),labels="D",font = 2)
mtext("Year", side = 1, outer = T, line = 2.5)
mtext("Population Size", side = 2, outer = T, line = 2.5)


#### MIXED RICKER & BH RECRUITMENT ####

# Here I'm making sp1 (walleye) rectuitment ricker, and sp2 (bass) BH which might be the closest to reality

mixedQ2<-function(t,y,params){
  A1<-y[1]
  A2<-y[2]
  J1<-y[3]
  J2<-y[4]
  with(as.list(params),{
    dA1dt=-qE1Fun(t)*A1-m1*A1+s1*J1
    dA2dt=-qE2Fun(t)*A2-m2*A2+s2*J2
    dJ1dt=-cJ1J2*J2*J1-((cJ1A2*v1*A2*J1)/(h1Fun(t)+v1+cJ1A2*A2))-((cJ1A1*v1*A1*J1)/(h1Fun(t)+v1+cJ1A1*A1))-s1*J1+(20*A1*exp(-0.001*A1))+st1Fun(t)
    dJ2dt=-cJ2J1*J1*J2-((cJ2A1*v2*A1*J2)/(h2Fun(t)+v2+cJ2A1*A1))-((cJ2A2*v2*A2*J2)/(h2Fun(t)+v2+cJ2A2*A2))-s2*J2+(5000*A2/(500+A2))+st2Fun(t)
    return(list(c(dA1dt,dA2dt,dJ1dt,dJ2dt)))
  })
}

#tuning to make sure roughly the same maximum number of recruits are produced
ds=seq(0,5000,by=500)
lmb=(5000*ds/(500+ds))
wly=(20*ds*exp(-1e-3*ds))
plot(ds, lmb, type = 'l', lwd=2, col='grey', ylim=c(0,max(c(lmb,wly))))
lines(ds, wly, lwd=2, col='black')

#### Q2 DRAFT FIG. 1 - MIXED ####
store=data.frame(qEs=seq(0,8,length.out=30),A1=0,A2=0,J1=0,J2=0)
y0=c(100,10,0,0)
tstep=1:300
for(i in 1:nrow(store)){
  qE1Fun=approxfun(x=tstep,y=c(rep(store$qEs[i],length(tstep))))
  qE2Fun=approxfun(x=tstep,y=rep(2,length(tstep)))
  h1Fun=approxfun(x=tstep,y=rep(8,length(tstep)))
  h2Fun=approxfun(x=tstep,y=rep(8,length(tstep)))
  st1Fun=approxfun(x=tstep,y=rep(0,length(tstep)))
  st2Fun=approxfun(x=tstep,y=rep(0,length(tstep)))
  
  p=c(s1=0.1,m1=0.5,cJ1A1=0.001,cJ1A2=0.5,cJ1J2=0.003,v1=1,
      s2=0.1,m2=0.5,cJ2A2=0.001,cJ2A1=0.3,cJ2J1=0.003,v2=1)
  sim=ode(y=y0,times=tstep,func=mixedQ2,parms=p)
  store$A1[i]=sim[nrow(sim)-1,2]
  store$A2[i]=sim[nrow(sim)-1,3]
  store$J1[i]=sim[nrow(sim)-1,4]
  store$J2[i]=sim[nrow(sim)-1,5]
}
store2=data.frame(qEs=seq(0,8,length.out=30),A1=0,A2=0,J1=0,J2=0)
y0=c(10,100,0,0)
for(i in 1:nrow(store2)){
  qE1Fun=approxfun(x=tstep,y=c(rep(store2$qEs[i],length(tstep))))
  qE2Fun=approxfun(x=tstep,y=rep(1.8,length(tstep)))
  h1Fun=approxfun(x=tstep,y=rep(8,length(tstep)))
  h2Fun=approxfun(x=tstep,y=rep(8,length(tstep)))
  st1Fun=approxfun(x=tstep,y=rep(0,length(tstep)))
  st2Fun=approxfun(x=tstep,y=rep(0,length(tstep)))
  
  p=c(s1=0.1,m1=0.5,cJ1A1=0.001,cJ1A2=0.5,cJ1J2=0.003,v1=1,
      s2=0.1,m2=0.5,cJ2A2=0.001,cJ2A1=0.3,cJ2J1=0.003,v2=1)
  sim=ode(y=y0,times=tstep,func=mixedQ2,parms=p)
  store2$A1[i]=sim[nrow(sim)-1,2]
  store2$A2[i]=sim[nrow(sim)-1,3]
  store2$J1[i]=sim[nrow(sim)-1,4]
  store2$J2[i]=sim[nrow(sim)-1,5]
}

par(mfcol=c(2,1), mar=c(1,1,3,1), oma=c(4,4,1,1))
plot(store$qEs,store$A1,lwd=3,type='l',ylim=c(0,max(store[,2:3],na.rm = T)),ylab = "",xlab = "")
lines(store$qEs,store$A2,lwd=3,col='grey')
legend("topright",legend = c("sp 1", "sp 2"), lty=1, lwd=2, col = c("black","grey"),bty="n")
plot(store2$qEs,store2$A1,lwd=3, type='l', ylim = c(0, max(store2[,2:3],na.rm = T)),ylab = "", xlab = "")
lines(store2$qEs,store2$A2,lwd=3,col='grey')
#legend("topright",legend = c("sp 1", "sp 2"), lty=1, lwd=2, col = c("black","grey"),bty="n")
mtext("Abundance", side = 2, outer = T, line = 2.5)
mtext("Species 1 Harvest Rate (q*E)", side = 1, outer = T, line = 2.5)
title(main = "mixed")

#### Q2 DRAFT FIG. 3 - MIXED ####
#plot to look at the cost/benefits of stocking or predator reduction for managing a focal species. 

qEs=seq(0,8,length.out = 30)
sto=seq(0,2000, length.out = 30)
dfT=expand.grid(X=qEs,Y=sto)
dfT$A1=numeric(nrow(dfT))
dfT$A2=numeric(nrow(dfT))
dfT$J1=numeric(nrow(dfT))
dfT$J2=numeric(nrow(dfT))

for(i in 1:nrow(dfT)){
  tstep=1:100
  qE1Fun=approxfun(x=tstep,y=rep(4, length(tstep)))
  qE2Fun=approxfun(x=tstep,y=rep(dfT$X[i], length(tstep)))
  st1Fun=approxfun(x=tstep,y=rep(dfT$Y[i],length(tstep)))
  st2Fun=approxfun(x=tstep,y=rep(0,length(tstep)))
  p=c(s1=0.1,m1=0.5,cJ1A1=0.002,cJ1A2=0.5,cJ1J2=0.003,v1=1,
      s2=0.1,m2=0.5,cJ2A2=0.002,cJ2A1=0.3,cJ2J1=0.003,v2=1)
  y0=c(100,1000,0,0)
  sim=ode(y=y0,times=tstep,func=mixedQ2,parms=p)
  dfT$A1[i]=sim[nrow(sim)-1,2]
  dfT$A2[i]=sim[nrow(sim)-1,3]
  dfT$J1[i]=sim[nrow(sim)-1,4]
  dfT$J2[i]=sim[nrow(sim)-1,5]
}

dfT$diff=dfT$A1-dfT$A2
dfT$qNorm=(dfT$X-min(dfT$X))/(max(dfT$X)-min(dfT$X))
dfT$sNorm=(dfT$Y-min(dfT$Y))/(max(dfT$Y)-min(dfT$Y))
#dfT$outcome=ifelse(dfT$A1-dfT$A2 < minDiff,"darkgreen", "darkred")
vz=ggplot(data = dfT)+theme_classic()
vz+geom_tile(aes(x=dfT$qNorm, y=dfT$sNorm, fill=dfT$diff))+
  scale_fill_gradient2(low="darkred", high="darkgreen", mid="white", midpoint=1, name="Sp1 \nDominance", breaks=c(min(dfT$diff), 1, max(dfT$diff)), labels=c("sp2", "even", "sp1"))+
  labs(x="Sp2 harvest Rate", y="Sp1 stocked fish")+
  ggtitle("Mixed")
